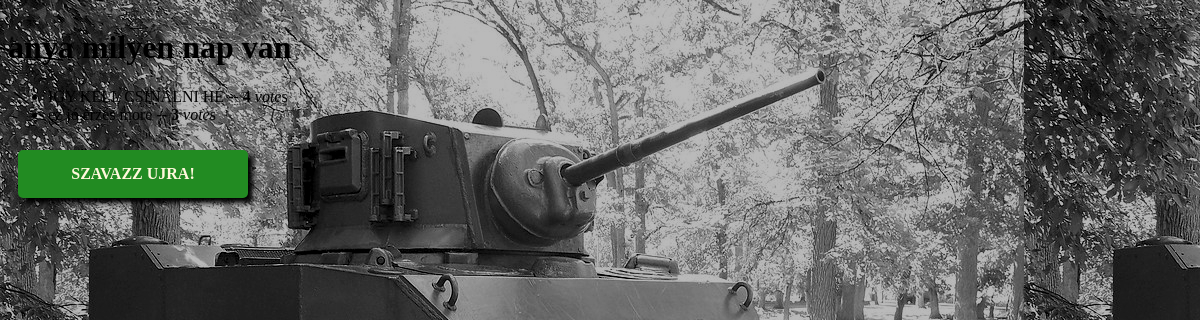
Screenshot of /polls/3/results/ with the database file from the repository.
### polls/models.py (models this page shows, shortened)
class Question(models.Model):
    question_text = models.CharField(max_length=200)
    pub_date = models.DateTimeField("date published")

class Choice(models.Model):
    question = models.ForeignKey(Question,on_delete=models.CASCADE)
    choice_text = models.CharField(max_length=200)
    votes = models.IntegerField(default=0)

### polls/views.py (the view)
# urls.py: path("<int:pk>/results/", views.ResultsView.as_view(), name="results"),
class ResultsView(generic.DetailView):
    model = Question
    template_name = "polls/results.html"

### polls/templates/polls/results.html (shortened to what this page needs)
<!DOCTYPE html>
<html lang="hu">
<head>
</head>
<body>
    {% load static %}
    <link rel="stylesheet" href="{% static 'polls/style.css' %}">
    <h1>{{ question.question_text }}</h1>
<ul>
{% for choice in question.choice_set.all %}
    <li>{{ choice.choice_text }} -- <b> {{ choice.votes }} </b> <i>vote</i>{{ choice.votes|pluralize }}</li>
{% endfor %}
</ul>
<a href="{% url 'polls:detail' question.id %}" class="c2">Szavazz ujra!</a>
</body>
</html>

### polls/static/polls/style.css (style rules this page uses)
body { position:fixed; top:0; right:0; bottom:0; left:0; z-index: -100; background: cyan url("images/bela3.jpg"); }
.c2 { width: 200px; margin: 10px; padding: 15px; background:forestgreen; text-align: center; font-family: Verdana; font-size: 16px; text-transform: uppercase; border-radius: 5px; box-shadow: 5px 5px 5px #000; display:inline-block; color:cornsilk; transition: transform 0.3s; font-weight: bold; text-decoration: none; }

### rows the page displays
Question: question_text "anya milyen nap van"
Choice: choice_text "IGY KELL CSINÁLNI HÉ", votes "4"
Choice: choice_text "ez jó érzés more", votes "3"
